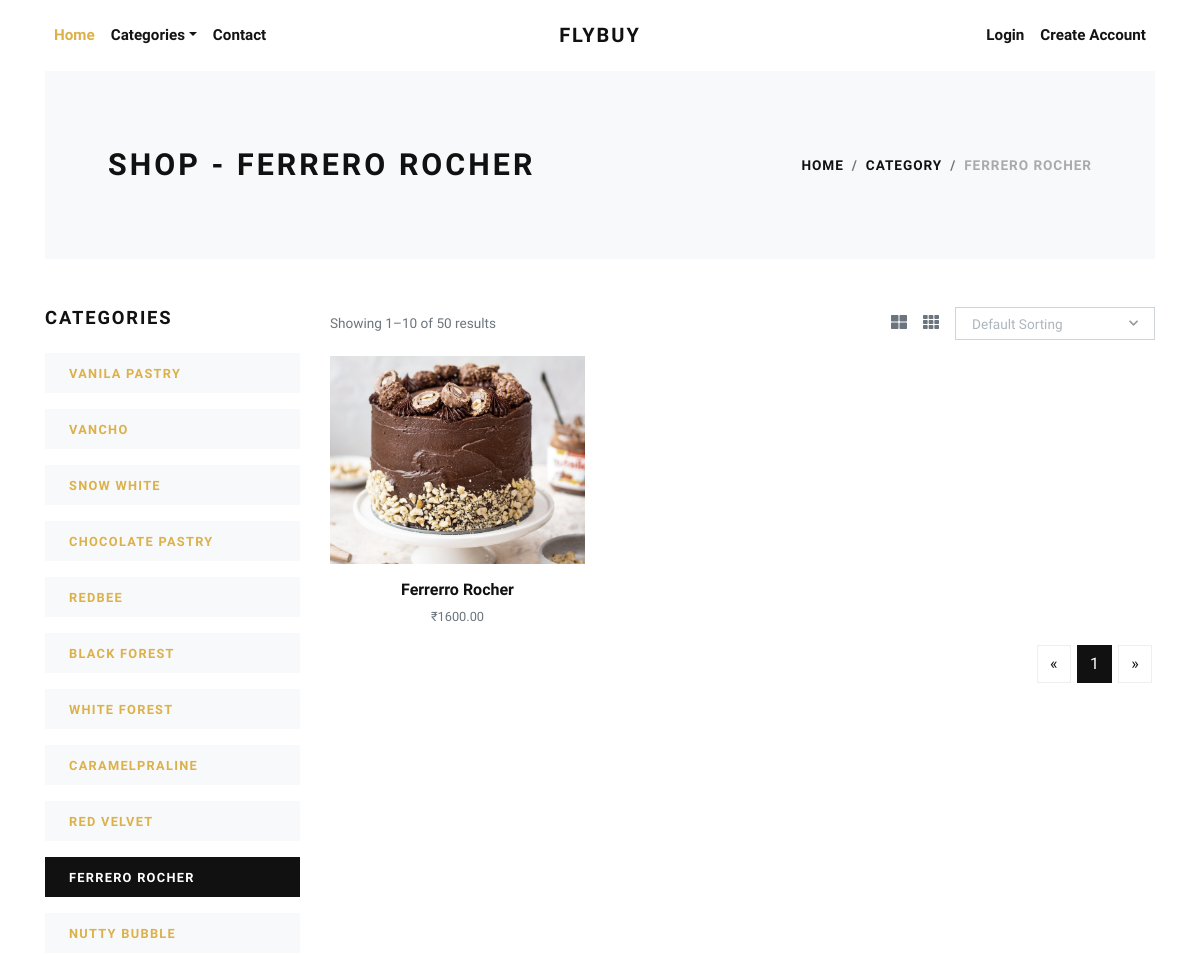
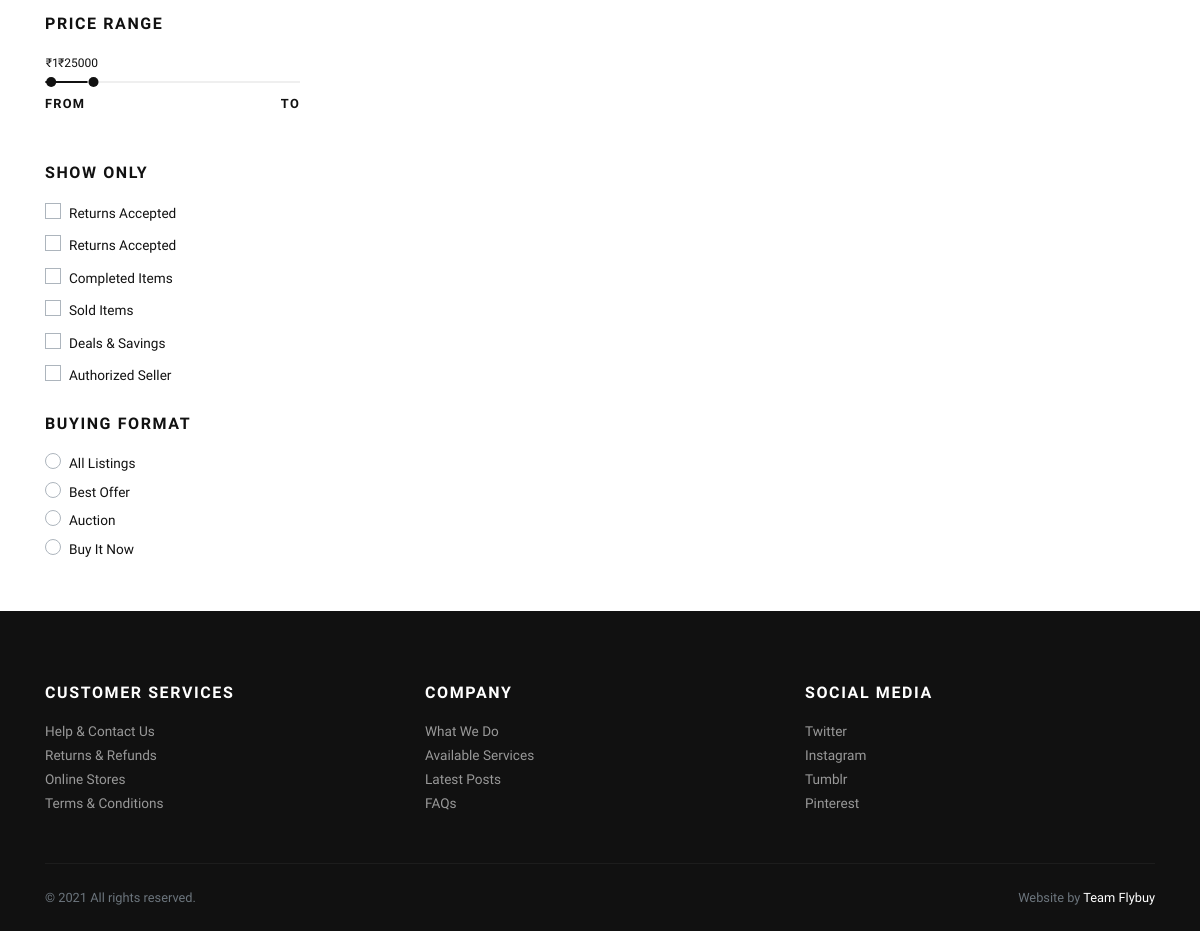
The page /ferrerorocher/ on the database its author committed (2 pictures, top to bottom).
### store/models.py (models this page shows, shortened)
class Category(models.Model):
    title = models.CharField(max_length=50, verbose_name="Category Title")
    slug = models.SlugField(max_length=55, verbose_name="Category Slug")
    description = models.TextField(blank=True, verbose_name="Category Description")
    category_image = models.ImageField(upload_to='category', blank=True, null=True, verbose_name="Category Image")
    is_active = models.BooleanField(verbose_name="Is Active?")
    is_featured = models.BooleanField(verbose_name="Is Featured?")
    created_at = models.DateTimeField(auto_now_add=True, verbose_name="Created Date")
    updated_at = models.DateTimeField(auto_now=True, verbose_name="Updated Date")
    class Meta:
        verbose_name_plural = 'Categories'
        ordering = ('-created_at', )

class Product(models.Model):
    title = models.CharField(max_length=150, verbose_name="Product Title")
    slug = models.SlugField(max_length=160, verbose_name="Product Slug")
    sku = models.CharField(max_length=255, unique=True, verbose_name="Unique Product ID (SKU)")
    short_description = models.TextField(verbose_name="Short Description")
    detail_description = models.TextField(blank=True, null=True, verbose_name="Detail Description")
    product_image = models.ImageField(upload_to='product', blank=True, null=True, verbose_name="Product Image")
    price = models.DecimalField(max_digits=8, decimal_places=2)
    category = models.ForeignKey(Category, verbose_name="Product Categoy", on_delete=models.CASCADE)
    is_active = models.BooleanField(verbose_name="Is Active?")
    is_featured = models.BooleanField(verbose_name="Is Featured?")
    created_at = models.DateTimeField(auto_now_add=True, verbose_name="Created Date")
    updated_at = models.DateTimeField(auto_now=True, verbose_name="Updated Date")
    class Meta:
        verbose_name_plural = 'Products'
        ordering = ('-created_at', )

### store/views.py (the view)
# urls.py: path('<slug:slug>/', views.category_products, name="category-products"),
def category_products(request, slug):
    category = get_object_or_404(Category, slug=slug)
    products = Product.objects.filter(is_active=True, category=category)
    categories = Category.objects.filter(is_active=True)
    context = {
        'category': category,
        'products': products,
        'categories': categories,
    }
    return render(request, 'store/category_products.html', context)

### templates/store/category_products.html (shortened to what this page needs)
{% extends 'base.html' %}
{% load static %}
    {% block content %}
      <div class="container">
        <section class="py-5 bg-light">
          <div class="container">
            <div class="row px-4 px-lg-5 py-lg-4 align-items-center">
              <div class="col-lg-6">
                <h1 class="h2 text-uppercase mb-0">Shop - {{category.title}}</h1>
              </div>
              <div class="col-lg-6 text-lg-right">
                <nav aria-label="breadcrumb">
                  <ol class="breadcrumb justify-content-lg-end mb-0 px-0">
                    <li class="breadcrumb-item"><a href="{% url 'store:home' %}">Home</a></li>
                    <li class="breadcrumb-item"><a href="{% url 'store:all-categories' %}">Category</a></li>
                    <li class="breadcrumb-item active" aria-current="page">{{category.title}}</li>
                  </ol>
                </nav>
              </div>
            </div>
          </div>
        </section>
        <section class="py-5">
          <div class="container p-0">
            <div class="row">
              <div class="col-lg-3 order-2 order-lg-1">
                <h5 class="text-uppercase mb-4">Categories</h5>
                {% if categories %}
                  {% for cat in categories %}
                    <a href="{% url 'store:category-products' cat.slug %}">
                      <div class="py-2 px-4 {% if category == cat %}bg-dark text-white {% else %}bg-light{% endif %} mb-3">
                        <strong class="small text-uppercase font-weight-bold">{{cat.title}}</strong>
                      </div>
                    </a>
                  {% endfor %}
                {% endif %}
                <h6 class="text-uppercase mb-4">Price range</h6>
                <div class="price-range pt-4 mb-5">
                  <div id="range"></div>
                  <div class="row pt-2">
                    <div class="col-6"><strong class="small font-weight-bold text-uppercase">From</strong></div>
                    <div class="col-6 text-right"><strong class="small font-weight-bold text-uppercase">To</strong></div>
                  </div>
                </div>
                <h6 class="text-uppercase mb-3">Show only</h6>
                <div class="custom-control custom-checkbox mb-1">
                  <label class="custom-control-label text-small" for="customCheck1">Returns Accepted</label>
                </div>
                <div class="custom-control custom-checkbox mb-1">
                  <label class="custom-control-label text-small" for="customCheck2">Returns Accepted</label>
                </div>
                <div class="custom-control custom-checkbox mb-1">
                  <label class="custom-control-label text-small" for="customCheck3">Completed Items</label>
                </div>
                <div class="custom-control custom-checkbox mb-1">
                  <label class="custom-control-label text-small" for="customCheck4">Sold Items</label>
                </div>
                <div class="custom-control custom-checkbox mb-1">
                  <label class="custom-control-label text-small" for="customCheck5">Deals &amp; Savings</label>
                </div>
                <div class="custom-control custom-checkbox mb-4">
                  <label class="custom-control-label text-small" for="customCheck6">Authorized Seller</label>
                </div>
                <h6 class="text-uppercase mb-3">Buying format</h6>
                <div class="custom-control custom-radio">
                  <label class="custom-control-label text-small" for="customRadio1">All Listings</label>
                </div>
                <div class="custom-control custom-radio">
                  <label class="custom-control-label text-small" for="customRadio2">Best Offer</label>
                </div>
                <div class="custom-control custom-radio">
                  <label class="custom-control-label text-small" for="customRadio3">Auction</label>
                </div>
                <div class="custom-control custom-radio">
                  <label class="custom-control-label text-small" for="customRadio4">Buy It Now</label>
                </div>
              </div>
              <div class="col-lg-9 order-1 order-lg-2 mb-5 mb-lg-0">
                <div class="row mb-3 align-items-center">
                  <div class="col-lg-6 mb-2 mb-lg-0">
                    <p class="text-small text-muted mb-0">Showing 1–10 of 50 results</p>
                  </div>
                  <div class="col-lg-6">
                    <ul class="list-inline d-flex align-items-center justify-content-lg-end mb-0">
                      <li class="list-inline-item text-muted mr-3"><a class="reset-anchor p-0" href="#"><i class="fas fa-th-large"></i></a></li>
                      <li class="list-inline-item text-muted mr-3"><a class="reset-anchor p-0" href="#"><i class="fas fa-th"></i></a></li>
                      <li class="list-inline-item">
                      </li>
                    </ul>
                  </div>
                </div>
                <div class="row">
                  {% if products %}
                    {% for product in products %}
                      <div class="col-lg-4 col-sm-6">
                        <div class="product text-center">
                          <div class="mb-3 position-relative">
                            <a class="d-block" href="{% url 'store:product-detail' product.slug %}">
                              {% if product.product_image %}
                                <img class="img-fluid w-100" src="{{product.product_image.url}}" alt="{{product.title}}">
                              {% else %}
                                <img class="img-fluid w-100" src="{% static 'img/product-1.jpg' %}" alt="{{product.title}}">
                              {% endif %}
                            </a>
                          </div>
                          <h6> <a class="reset-anchor" href="{% url 'store:product-detail' product.slug %}">{{product.title}}</a></h6>
                          <p class="small text-muted">₹{{product.price}}</p>
                        </div>
                      </div>
                    {% endfor %}
                  {% endif %}
                </div>
                <nav aria-label="Page navigation example">
                  <ul class="pagination justify-content-center justify-content-lg-end">
                    <li class="page-item"><a class="page-link" href="#" aria-label="Previous"><span aria-hidden="true">«</span></a></li>
                    <li class="page-item active"><a class="page-link" href="#">1</a></li>
                    <li class="page-item"><a class="page-link" href="#" aria-label="Next"><span aria-hidden="true">»</span></a></li>
                  </ul>
                </nav>
              </div>
            </div>
          </div>
        </section>
      </div>
      {% endblock content %}

### templates/base.html (shortened to what this page needs)
{% load static %}
<!DOCTYPE html>
<html>
  <head>
    <link rel="stylesheet" href="{% static 'vendor/bootstrap/css/bootstrap.min.css' %}">
    <link rel="stylesheet" href="{% static 'vendor/lightbox2/css/lightbox.min.css' %}">
    <link rel="stylesheet" href="{% static 'vendor/nouislider/nouislider.min.css' %}">
    <link rel="stylesheet" href="{% static 'vendor/bootstrap-select/css/bootstrap-select.min.css' %}">
    <link rel="stylesheet" href="{% static 'vendor/owl.carousel2/assets/owl.carousel.min.css' %}">
    <link rel="stylesheet" href="{% static 'vendor/owl.carousel2/assets/owl.theme.default.css' %}">
    <link rel="stylesheet" href="{% static 'css/style.default.css' %}" id="theme-stylesheet">
    <link rel="stylesheet" href="{% static 'css/custom.css' %}">
  </head>
  <body>
    <div class="page-holder">
      {% include 'navbar.html' %}
      {% block content %}
      {% endblock content %}
      {% include 'footer.html' %}
      {% include 'scripts.html' %}

### templates/navbar.html (shortened to what this page needs)
{% load static %}
      <header class="header bg-white">
        <div class="container px-0 px-lg-3">
          <nav class="navbar navbar-expand-lg navbar-light py-3 px-lg-0"><a class="navbar-brand" href="{% url 'store:home' %}"><span class="font-weight-bold text-uppercase text-dark">Flybuy</span></a>
            <div class="collapse navbar-collapse" id="navbarSupportedContent">
              <ul class="navbar-nav mr-auto">
                <li class="nav-item">
                  <a class="nav-link active" href="{% url 'store:home' %}">Home</a>
                </li>
                <li class="nav-item dropdown"><a class="nav-link dropdown-toggle" id="pagesDropdown" href="#" data-toggle="dropdown" aria-haspopup="true" aria-expanded="false">Categories</a>
                </li>
                <li class="nav-item">
                  <a class="nav-link" href="{% url 'store:home' %}">Contact</a>
                </li>
              </ul>
              <ul class="navbar-nav ml-auto">
                {% if request.user.is_authenticated %}
                  <li class="nav-item"><a class="nav-link" href="{% url 'store:cart' %}"> <i class="fas fa-dolly-flatbed mr-1 text-gray"></i>Cart<small class="text-gray">({{cart_items.count}})</small></a></li>
                  <li class="nav-item"><a class="nav-link" href="#"> <i class="far fa-heart mr-1"></i><small class="text-gray"> (0)</small></a></li>
                  {% comment %} <li class="nav-item"><a class="nav-link" href="#"> <i class="fas fa-user-alt mr-1 text-gray"></i>My Account</a></li> {% endcomment %}
                  <li class="nav-item dropdown"><a class="nav-link dropdown-toggle" id="pagesDropdown" href="#" data-toggle="dropdown" aria-haspopup="true" aria-expanded="false"><i class="fas fa-user-alt mr-1 text-gray"></i>My Account</a></a>
                  <div class="dropdown-menu mt-3" aria-labelledby="pagesDropdown">
                      <a class="dropdown-item border-0 transition-link" href="{% url 'store:profile' %}">Profile</a>
                      <a class="dropdown-item border-0 transition-link" href="{% url 'store:cart' %}">Cart</a>
                      <a class="dropdown-item border-0 transition-link" href="{% url 'store:orders' %}">Orders</a>
                      <a class="dropdown-item border-0 transition-link" href="#">Change Password</a>
                    <hr>
                    <a class="dropdown-item border-0 transition-link" href="{% url 'store:logout' %}">Log Out</a>
                </li>
                {% else %}
                  <li class="nav-item"><a class="nav-link" href="{% url 'store:login' %}">Login</a></li>
                  <li class="nav-item"><a class="nav-link" href="{% url 'store:register' %}">Create Account</a></li>
                {% endif %}
              </ul>
            </div>
          </nav>
        </div>
      </header>

### templates/footer.html
<footer class="bg-dark text-white">
        <div class="container py-4">
          <div class="row py-5">
            <div class="col-md-4 mb-3 mb-md-0">
              <h6 class="text-uppercase mb-3">Customer services</h6>
              <ul class="list-unstyled mb-0">
                <li><a class="footer-link" href="#">Help &amp; Contact Us</a></li>
                <li><a class="footer-link" href="#">Returns &amp; Refunds</a></li>
                <li><a class="footer-link" href="#">Online Stores</a></li>
                <li><a class="footer-link" href="#">Terms &amp; Conditions</a></li>
              </ul>
            </div>
            <div class="col-md-4 mb-3 mb-md-0">
              <h6 class="text-uppercase mb-3">Company</h6>
              <ul class="list-unstyled mb-0">
                <li><a class="footer-link" href="#">What We Do</a></li>
                <li><a class="footer-link" href="#">Available Services</a></li>
                <li><a class="footer-link" href="#">Latest Posts</a></li>
                <li><a class="footer-link" href="#">FAQs</a></li>
              </ul>
            </div>
            <div class="col-md-4">
              <h6 class="text-uppercase mb-3">Social media</h6>
              <ul class="list-unstyled mb-0">
                <li><a class="footer-link" href="#">Twitter</a></li>
                <li><a class="footer-link" href="#">Instagram</a></li>
                <li><a class="footer-link" href="#">Tumblr</a></li>
                <li><a class="footer-link" href="#">Pinterest</a></li>
              </ul>
            </div>
          </div>
          <div class="border-top pt-4" style="border-color: #1d1d1d !important">
            <div class="row">
              <div class="col-lg-6">
                <p class="small text-muted mb-0">&copy; 2021 All rights reserved.</p>
              </div>
              <div class="col-lg-6 text-lg-right">
                <p class="small text-muted mb-0">Website by <a class="text-white reset-anchor" href="#" target="_blank">Team Flybuy</a></p>
              </div>
            </div>
          </div>
        </div>
      </footer>

### templates/scripts.html (shortened to what this page needs)
{% load static %}
      <link rel="stylesheet" href="https://use.fontawesome.com/releases/v5.7.1/css/all.css">
    </div>
  </body>
</html>

### rows shown on the page
Category: title "FERRERO ROCHER"
Category: title "VANILA PASTRY"
Category: title "VANCHO"
Category: title "SNOW WHITE"
Category: title "CHOCOLATE PASTRY"
Category: title "REDBEE"
Category: title "BLACK FOREST"
Category: title "WHITE FOREST"
Category: title "CARAMELPRALINE"
Category: title "RED VELVET"
Category: title "NUTTY BUBBLE"
Product: product_image (picture), title "Ferrerro Rocher", price "1600.00"
